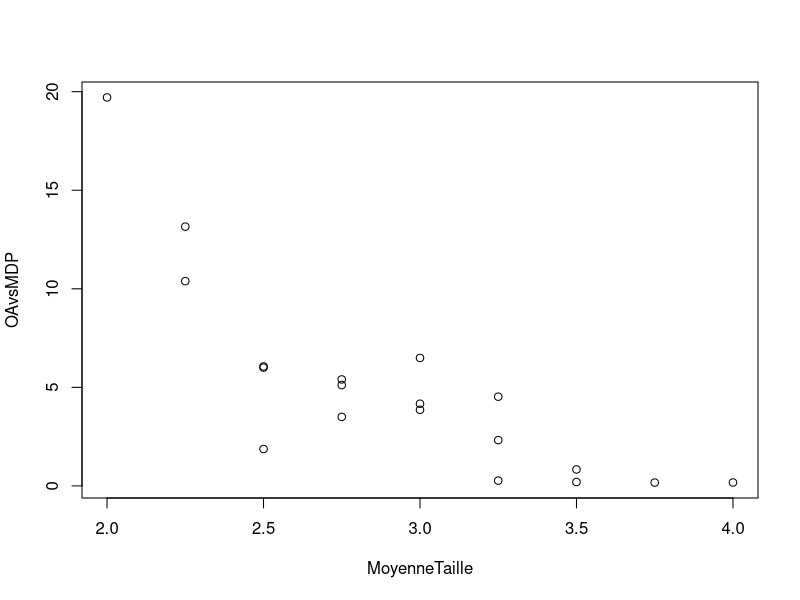
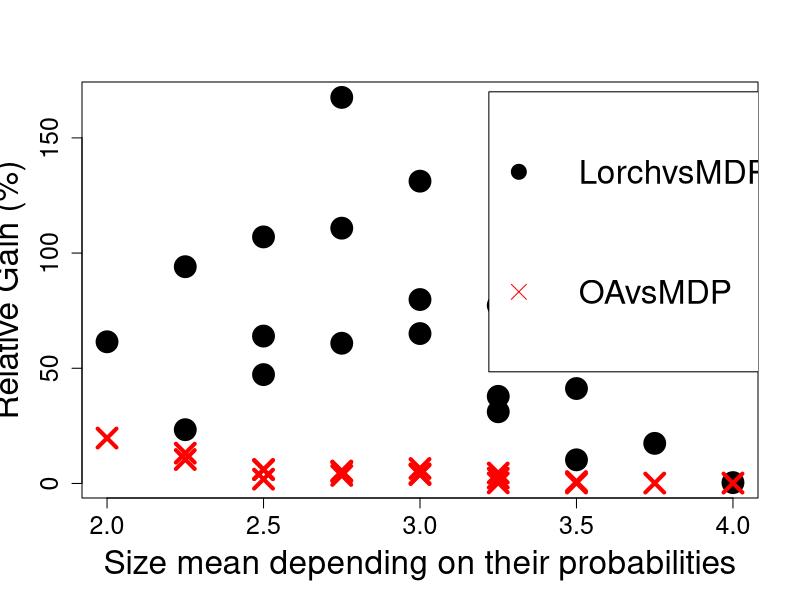
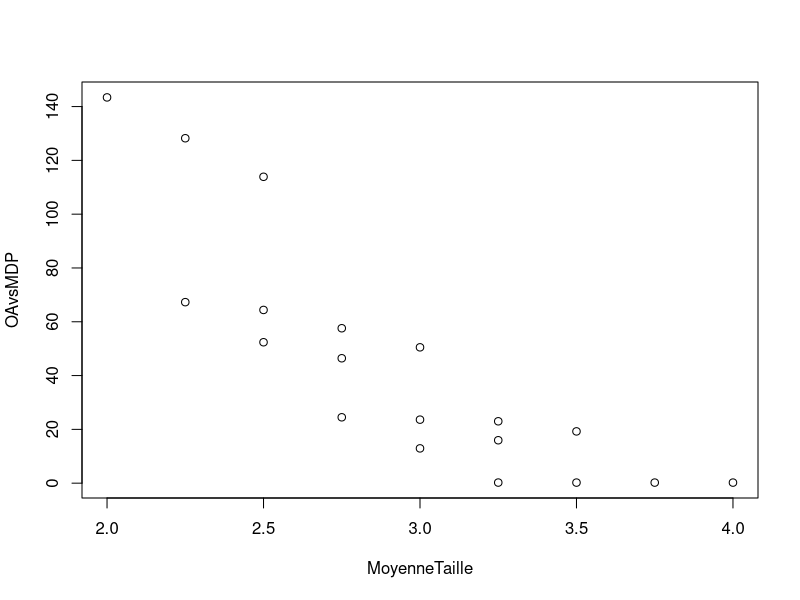
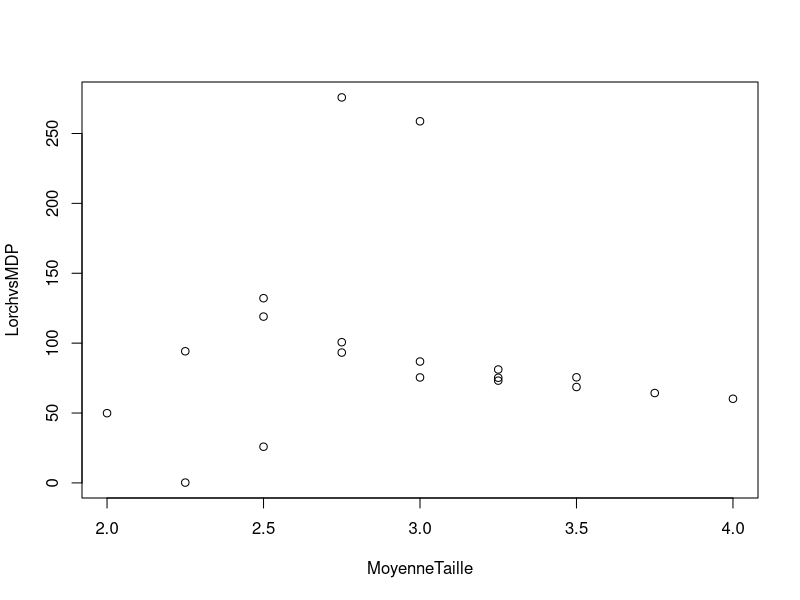
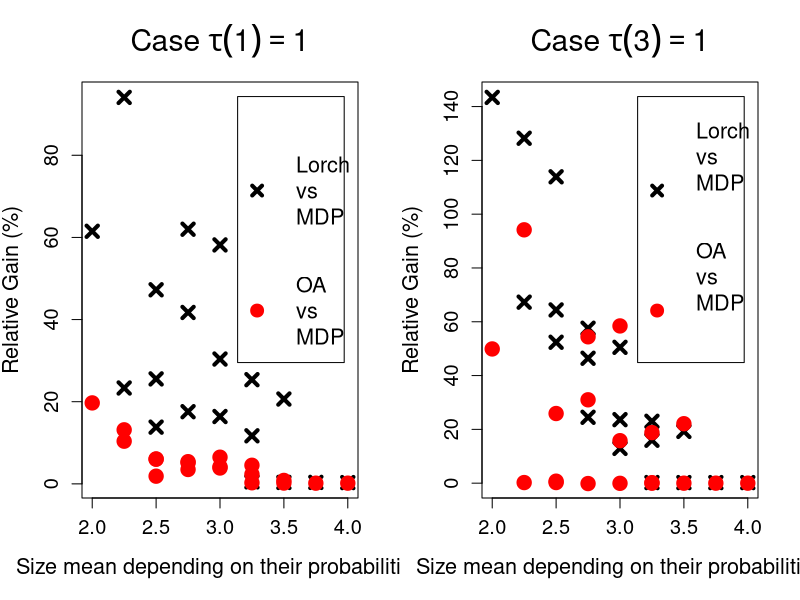
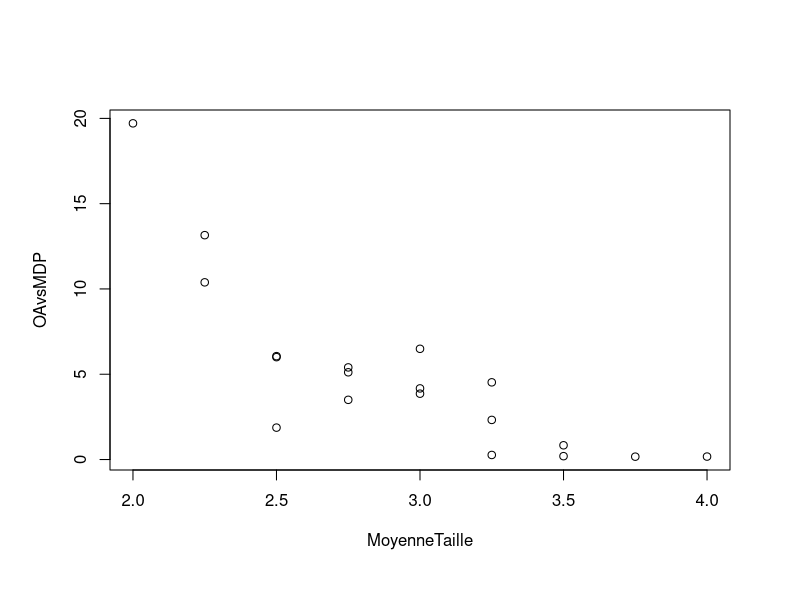
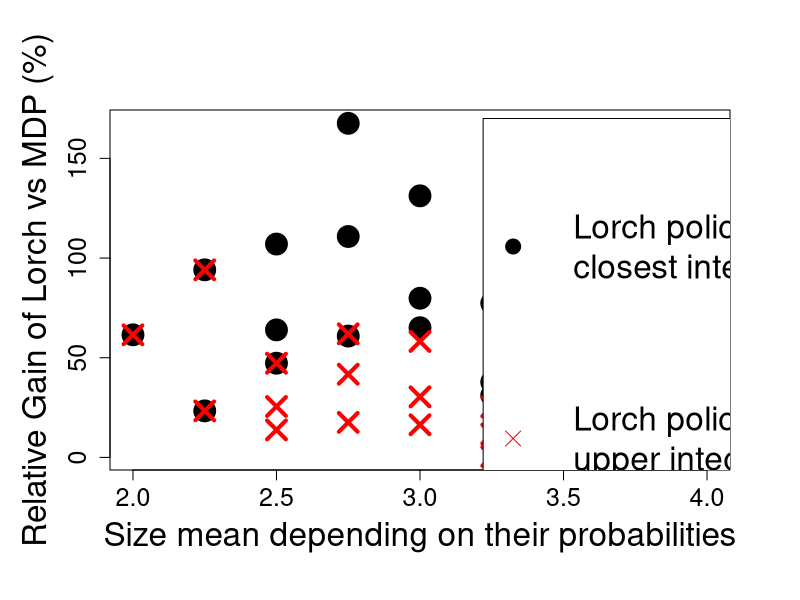
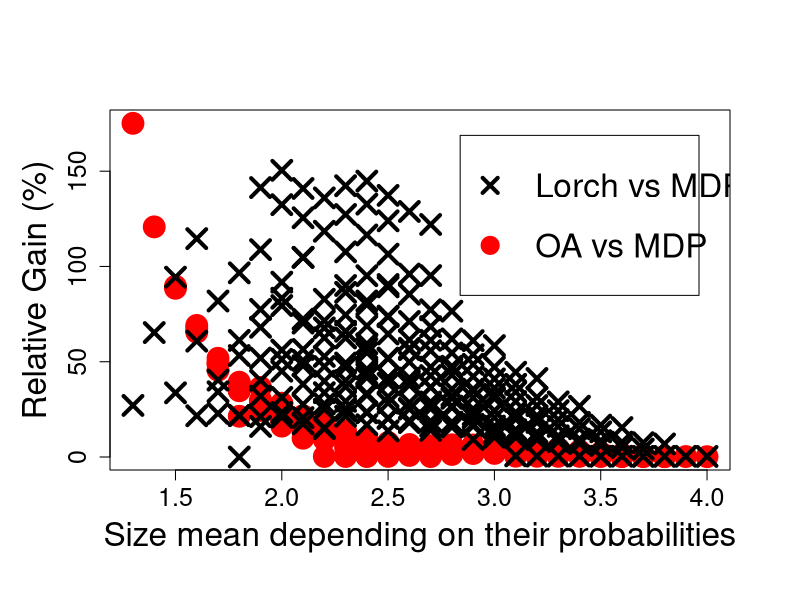

Write the R code that produced these figures, in order.
#CAS taille des probas en 1/4, \tau(1)=1 ~ 1h20, ceilMode
#TODO Manque le dernier terme 
MoyenneTaille<-c(4,3.75,3.5,3.25,3.5,3.25,3,3,2.75,2.5,3.25,3,2.75,2.75,2.5,2.25,2.5,2.25,2)
LorchvsMDP<-c(0.377121,17.4064,41.2048,77.3203,10.2582,37.8185,79.8367,131.211,60.8644,107.021,31.1198,65.0659,110.812,167.572,47.2527,94.09,63.9722,23.3416,61.4972)
OAvsMDP<-c(0.172847,0.167242,0.196612,0.266812,0.834744,2.32194,3.8598,4.16938,3.49985,1.87029,4.52545,6.49099,5.40061,5.11414,6.06011,10.3873,6.00196,13.1537,19.7097)
plot(OAvsMDP~MoyenneTaille)
tailleLegend<-2;

plot(LorchvsMDP~MoyenneTaille,pch=19,cex.lab =tailleLegend, cex.axis=1.5, cex =2.5,lwd = 4, ylab="Relative Gain (%)", xlab="Size mean depending on their probabilities")
points(OAvsMDP~MoyenneTaille, col="red",pch=4, cex =2.5, lwd = 4)
cols<-c(NA,"black",NA,NA,"red",NA);
legend(3.22,170, c(NA,"LorchvsMDP",NA,NA,"OAvsMDP",NA),pch=c(1,19,1,1,4,1),col=cols[1:6],bty="o",cex=tailleLegend,x.intersp = 2,text.width=0.7)

#TODO CAS taille des probas en 1/10

#CAS taille des probas en 1/4, \tau(3)=1 ~ 1h20, ceilMode
#TODO Manque le dernier terme 
MoyenneTaille<-c(4,3.75,3.5,3.25,3.5,3.25,3,3,2.75,2.5,3.25,3,2.75,2.75,2.5,2.25,2.5,2.25,2)
LorchvsMDP<-c(60.1927,64.3014,68.6118,73.1718,75.5447,75.2299,75.4506,258.739,100.672,132.159,81.1463,86.8446,93.2557,275.82,25.8895,94.1835,118.991,0.22161,49.8943)
OAvsMDP<-c(0.21078,0.211221,0.211209,0.22241,19.2454,15.953,12.9298,50.4997,46.4328,113.898,23.0015,23.612,24.4882,57.5913,52.3876,128.229,64.3955,67.2918,143.41)
plot(OAvsMDP~MoyenneTaille)
plot(LorchvsMDP~MoyenneTaille)


####################  CAS taille des probas en 1/4, midmodeLorch
par(mfrow=c(1,2))
#par(tcl=-0.5)
#op=par();

#CAS taille des probas en 1/4, \tau(1)=1 ~ 1h20, midMode
#TODO Manque le dernier terme 
MoyenneTaille<-c(4,3.75,3.5,3.25,3.5,3.25,3,3,2.75,2.5,3.25,3,2.75,2.75,2.5,2.25,2.5,2.25,2)
LorchvsMDP<-c(0.307982,0.357818,0.345325,0.488346,20.6527,25.3669,30.389,58.175,61.9959,25.5534,11.7006,16.3951,17.5708,41.7315,47.2527,94.09,13.8106,23.3416,61.4972)
OAvsMDP<-c(0.172847,0.167242,0.196612,0.266812,0.834744,2.32194,3.8598,4.16938,3.49985,1.87029,4.52545,6.49099,5.40061,5.11414,6.06011,10.3873,6.00196,13.1537,19.7097)
#plot(OAvsMDP~MoyenneTaille)
tailleLegend<-1.3;
#plot(LorchvsMDP~MoyenneTaille)
#points(LorchvsMDP~MoyenneTaille, col="red",pch=4)
plot(LorchvsMDP~MoyenneTaille,main=expression(paste("Case ",tau(1)==1)),cex.main=tailleLegend+0.5,pch=4,cex.lab =tailleLegend, cex.axis=1.2, cex =1.5,lwd = 4, ylab="Relative Gain (%)", xlab="Size mean depending on their probabilities")
points(OAvsMDP~MoyenneTaille, col="red",pch=19, cex =1.5, lwd = 4)
cols<-c("black","red");
legend("topright",c("Lorch\nvs\nMDP","OA\nvs\nMDP"),pch=c(4,19),col=cols[1:6],bty="o",cex=tailleLegend,pt.lwd=4, x.intersp = 2,y.intersp=3,text.width=0.3,inset=c(0.05,0.05*0.7))


#CAS taille des probas en 1/4, \tau(3)=1 ~ 1h20, midMode
# sub=expression(list(rho == 0.1, pi["+"] == 0.1, paste(h^2==0.5," & ", c^2==0.1)))
#TODO Manque le dernier terme 
MoyenneTaille<-c(4,3.75,3.5,3.25,3.5,3.25,3,3,2.75,2.5,3.25,3,2.75,2.75,2.5,2.25,2.5,2.25,2)
LorchvsMDP<-c(0,0.00280274,-0.00498983,-0.000409052,22.0992,18.7997,15.7945,58.4518,54.4105,0.738045,0.17998,-0.0634359,-0.148258,30.9888,25.8895,94.1835,0.229057,0.22161,49.8943)
OAvsMDP<-c(0.21078,0.211221,0.211209,0.22241,19.2454,15.953,12.9298,50.4997,46.4328,113.898,23.0015,23.612,24.4882,57.5913,52.3876,128.229,64.3955,67.2918,143.41)
#plot(OAvsMDP~MoyenneTaille)
#plot(LorchvsMDP~MoyenneTaille)
#points(LorchvsMDP~MoyenneTaille, col="red",pch=4)
plot(OAvsMDP~MoyenneTaille,main=expression(paste("Case ",tau(3)==1)), cex.main=tailleLegend+0.5,pch=4,cex.lab =tailleLegend, cex.axis=1.2, cex =1.5,lwd = 4, ylab="Relative Gain (%)", xlab="Size mean depending on their probabilities")
points(LorchvsMDP~MoyenneTaille, col="red",pch=19, cex =1.5, lwd = 4)
cols<-c("black","red");
legend("topright",c("Lorch\nvs\nMDP","OA\nvs\nMDP"),pch=c(4,19),adj=c(0,0),col=cols[1:2],bty="o",cex=tailleLegend,pt.lwd=4,x.intersp = 2,y.intersp=3,text.width=0.3,inset=c(0.05,0.05*0.70))
#adj=c(0,0)
#################### 

####################  CAS Lorch comparison
# Comparison of Lorch with closestSpeed and Lorch with UpperIntegerSpeed
par(mfrow=c(1,1))
#X11(height=8.27, width=11.69, "landscape") => 11.69/8.27 =1.41
par(mar=c(5,4,4,2)+0.8,oma=rep(0.7,4))

tailleLegend<-2;
MoyenneTaille<-c(4,3.75,3.5,3.25,3.5,3.25,3,3,2.75,2.5,3.25,3,2.75,2.75,2.5,2.25,2.5,2.25,2)
LorchvsMDP<-c(0.377121,17.4064,41.2048,77.3203,10.2582,37.8185,79.8367,131.211,60.8644,107.021,31.1198,65.0659,110.812,167.572,47.2527,94.09,63.9722,23.3416,61.4972)
OAvsMDP<-c(0.172847,0.167242,0.196612,0.266812,0.834744,2.32194,3.8598,4.16938,3.49985,1.87029,4.52545,6.49099,5.40061,5.11414,6.06011,10.3873,6.00196,13.1537,19.7097)
plot(OAvsMDP~MoyenneTaille)
plot(LorchvsMDP~MoyenneTaille, pch=19,cex.lab =tailleLegend, cex.axis=1.5, cex =2.5,lwd = 4, ylab="Relative Gain of Lorch vs MDP (%)", xlab="Size mean depending on their probabilities")

MoyenneTaille<-c(4,3.75,3.5,3.25,3.5,3.25,3,3,2.75,2.5,3.25,3,2.75,2.75,2.5,2.25,2.5,2.25,2)
LorchvsMDP<-c(0.307982,0.357818,0.345325,0.488346,20.6527,25.3669,30.389,58.175,61.9959,25.5534,11.7006,16.3951,17.5708,41.7315,47.2527,94.09,13.8106,23.3416,61.4972)
OAvsMDP<-c(0.172847,0.167242,0.196612,0.266812,0.834744,2.32194,3.8598,4.16938,3.49985,1.87029,4.52545,6.49099,5.40061,5.11414,6.06011,10.3873,6.00196,13.1537,19.7097)
points(LorchvsMDP~MoyenneTaille, col="red",pch=4, cex =2.5, lwd = 4)
cols<-c(NA,"black",NA,NA,"red",NA);
legend(3.22,170,c(NA,"Lorch policy \nclosest integer speed",NA,NA,"Lorch policy \nupper integer speed",NA),pch=c(1,19,1,1,4,1),col=cols[1:6],bty="o",cex=tailleLegend,x.intersp = 2,text.width=0.7)
#################### 


####################  CAS taille des probas en 1/10, midmodeLorch
#DONE CAS taille des probas en 1/10, \tau(1)=1 , midMode
par(mfrow=c(1,1))
MoyenneTaille<-c(4,3.9,3.8,3.7,3.6,3.5,3.4,3.3,3.2,3.1,3.8,3.7,3.6,3.5,3.4,3.3,3.2,3.1,3,3.6,3.5,3.4,3.3,3.2,3.1,3,2.9,3.4,3.3,3.2,3.1,3,2.9,2.8,2.7,3.2,3.1,3,2.9,2.8,2.7,3,2.9,2.8,2.7,2.6,2.5,2.8,2.7,2.6,2.5,2.4,2.6,2.5,2.4,2.4,2.3,2.2,3.7,3.6,3.5,3.4,3.3,3.2,3.1,3,2.9,3.5,3.4,3.3,3.2,3.1,3,2.9,2.8,3.3,3.2,3.1,3,2.9,2.8,2.7,2.6,3.1,3,2.9,2.8,2.7,2.6,2.5,2.9,2.8,2.7,2.6,2.5,2.4,2.7,2.6,2.5,2.4,2.3,2.5,2.4,2.3,2.3,2.2,2.1,3.4,3.3,3.2,3.1,3,2.9,2.8,2.7,3.2,3.1,3,2.9,2.8,2.7,2.6,2.5,3,2.9,2.8,2.7,2.6,2.5,2.4,2.8,2.7,2.6,2.5,2.4,2.3,2.6,2.5,2.4,2.3,2.2,2.4,2.3,2.2,2.1,2.2,2.1,2,2,1.9,1.8,3.1,3,2.9,2.8,2.7,2.6,2.5,2.4,2.9,2.8,2.7,2.6,2.5,2.4,2.3,2.7,2.6,2.5,2.4,2.3,2.2,2.5,2.4,2.3,2.2,2.1,2.3,2.2,2.1,2.1,2,1.9,2.8,2.7,2.6,2.5,2.4,2.3,2.6,2.5,2.4,2.3,2.2,2.1,2.4,2.3,2.2,2.1,2,2.2,2.1,2,2,1.9,1.8,2.5,2.4,2.3,2.2,2.1,2,2.3,2.2,2.1,2,1.9,2.1,2,1.9,1.9,1.8,1.7,2.2,2.1,2,1.9,2,1.9,1.8,1.8,1.7,1.6,1.9,1.8,1.7,1.7,1.6,1.5,1.6,1.5,1.4,1.3)
LorchvsMDP<-c(0.307982,0.358581,0.320325,0.309954,0.394143,0.383246,0.512147,0.466444,0.466405,0.59797,6.84385,7.50067,7.83155,8.58124,9.36479,10.1264,11.2143,12.2339,12.506,15.4432,16.7437,18.1395,19.595,21.6867,23.4375,24.2788,22.1167,26.6563,28.9242,31.3078,34.1661,36.1531,35.6202,32.2254,122.046,41.2118,44.4921,47.2348,48.6323,47.6129,95.2165,58.4758,61.0812,61.9881,61.278,85.4311,106.472,76.5435,77.2588,56.4038,73.9718,95.1586,96.0136,41.6252,59.3995,23.2107,40.1471,15.3292,4.15504,4.97504,6.00706,7.04232,8.07987,9.1757,10.2748,10.3331,9.20968,13.215,14.832,16.0549,18.1574,19.806,20.6586,20.5089,18.2607,24.3223,27.0095,29.1209,30.6733,31.1248,30.804,28.9131,128.874,38.1345,40.9929,42.2471,43.0344,42.7298,41.4451,123.962,53.6493,54.6077,55.7801,57.0428,90.536,116.538,68.4231,71.1467,73.6196,79.9175,107.678,89.3068,43.6091,65.9957,24.3554,47.4964,20.6905,9.17194,11.116,12.8696,14.2614,15.2212,16.2093,15.7503,14.0031,20.2545,22.488,24.1674,24.8379,25.9036,25.404,25.1277,137.305,32.8663,34.6479,35.6239,36.5533,37.6727,38.7052,132.718,46.3866,47.1959,49.8589,51.6309,54.7463,127.279,61.4499,64.5662,68.8158,86.419,118.499,81.9027,90.0192,71.5385,104.752,27.9141,50.6621,83.3372,20.929,51.926,-0.0210914,14.0169,16.2202,17.158,18.0447,18.8116,19.1185,20.2849,144.817,25.2268,26.7265,27.3753,28.5904,31.6104,33.3763,142.378,36.6415,38.7087,41.6486,46.1195,49.3145,135.991,51.8979,56.9902,62.4662,67.756,125.582,74.562,82.7705,72.3328,104.822,51.2715,21.1753,15.8873,16.2389,18.0806,20.4014,23.6069,25.4788,25.4863,28.3086,32.4514,36.8041,39.8133,140.947,41.6508,47.01,52.8067,56.441,132.445,62.568,70.2804,79.4648,91.7723,108.83,21.7843,13.7112,16.9368,21.37,25.094,27.6045,150.46,29.2062,33.7391,38.1763,45.0421,141.415,47.9375,56.108,68.0874,77.4773,96.6523,22.8669,14.9159,17.3815,23.4027,31.943,31.2877,40.2387,53.2582,61.2009,81.8704,114.616,16.0355,21.7103,34.2382,40.3784,60.8113,94.3998,21.654,33.6861,65.3136,27.0745)
OAvsMDP<-c(0.172847,0.235969,0.207023,0.178248,0.235295,0.281121,0.348709,0.350015,0.385744,0.420728,0.274378,0.41142,0.317662,0.489033,0.643023,0.82651,1.19026,1.92233,1.87578,0.674372,0.967086,1.21831,1.69833,2.46281,2.94003,3.22531,1.81562,1.45967,2.02823,2.64439,3.60587,4.34191,3.54165,1.32599,0.217265,3.05321,3.84042,4.46342,4.3733,3.06779,1.06208,4.09955,4.41073,3.83382,2.70625,0.815903,0.312122,4.27445,3.22601,2.085,0.719134,0.257527,2.76205,1.55766,0.455801,1.24396,0.260951,0.279809,1.09466,1.55178,2.06589,2.77779,3.21228,3.76708,4.07476,3.58778,2.38131,2.25761,2.82854,3.15057,3.84337,4.50905,4.45137,3.70536,2.05955,3.12696,4.32034,4.88877,4.67362,4.4028,3.39434,2.4631,3.15294,4.4158,5.36895,5.07876,4.24891,3.46536,3.03677,4.62529,5.02441,4.44869,3.75723,3.95485,3.98649,6.20367,3.56377,3.71248,4.33,5.43794,8.40972,3.91562,4.8172,7.25047,4.9705,9.03422,9.86898,3.2185,4.48506,5.01363,5.42053,5.80199,5.63313,4.38411,2.93463,4.76891,5.67008,5.94014,5.33428,5.25046,4.08051,4.3881,6.47071,5.4045,5.73442,5.42238,4.83558,4.80972,6.04796,8.98372,5.14563,4.9378,5.0193,5.73503,8.3861,12.2174,4.80891,5.55101,7.55242,10.9785,15.7931,5.5611,9.43865,13.6077,18.9339,11.1911,15.1999,22.189,16.2034,24.8668,21.3623,5.44111,6.61884,6.18744,6.28885,5.74424,5.53467,6.37499,9.26921,6.26353,5.91299,5.70489,5.69473,7.03991,9.03162,13.5881,5.21595,5.50007,6.39976,9.1617,11.832,17.8503,5.57291,8.02304,11.092,14.8008,21.6243,9.6106,13.5153,17.5939,15.0804,21.1817,24.4074,6.31393,5.7143,6.56766,7.5879,9.43988,10.8906,5.12021,6.49759,8.88934,11.5577,14.0317,21.4691,7.37328,10.7331,14.3036,17.3393,28.2304,11.8721,16.3426,22.7599,19.5126,29.4662,35.0749,5.73734,8.5648,11.2144,14.167,15.9351,27.8663,9.7953,13.2129,15.9683,21.9821,36.5277,14.8588,20.9,29.8681,25.9352,39.2651,48.7732,12.6706,15.0338,20.7417,28.5728,18.8491,26.9801,38.5264,34.7752,51.8081,65.5166,28.2431,35.3296,49.4539,45.5671,67.5223,89.6425,69.0592,88.5498,120.784,175.127)
#plot(OAvsMDP~MoyenneTaille,pch=19,cex.lab =tailleLegend, cex.axis=1.5, cex =2.5,lwd = 4, ylab="Relative Gain (%)", xlab="Size mean depending on their probabilities")
tailleLegend<-2;

plot(OAvsMDP~MoyenneTaille,pch=19,cex.lab =tailleLegend, col="red", cex.axis=1.5, cex =2.5,lwd = 4, ylab="Relative Gain (%)", xlab="Size mean depending on their probabilities")
points(LorchvsMDP~MoyenneTaille, col="black",pch=4, cex =2.5, lwd = 4)
cols<-c("black","red");
legend("topright", c("Lorch vs MDP","OA vs MDP"),pch=c(4,19),col=cols[1:6],bty="o",cex=tailleLegend,x.intersp = 1.5, y.intersp = 1.5,text.width=0.7,inset=c(0.05,0.05*1.41), pt.lwd=4)

####################  CAS taille des probas en 1/10, midmodeLorch
#DONE CAS taille des probas en 1/10, \tau(1)=1 , midMode
par(mfrow=c(1,2))
par(mar=c(5,4,4,2)+0.8,oma=rep(0.7,4))

MoyenneTaille<-c(4,3.9,3.8,3.7,3.6,3.5,3.4,3.3,3.2,3.1,3.8,3.7,3.6,3.5,3.4,3.3,3.2,3.1,3,3.6,3.5,3.4,3.3,3.2,3.1,3,2.9,3.4,3.3,3.2,3.1,3,2.9,2.8,2.7,3.2,3.1,3,2.9,2.8,2.7,3,2.9,2.8,2.7,2.6,2.5,2.8,2.7,2.6,2.5,2.4,2.6,2.5,2.4,2.4,2.3,2.2,3.7,3.6,3.5,3.4,3.3,3.2,3.1,3,2.9,3.5,3.4,3.3,3.2,3.1,3,2.9,2.8,3.3,3.2,3.1,3,2.9,2.8,2.7,2.6,3.1,3,2.9,2.8,2.7,2.6,2.5,2.9,2.8,2.7,2.6,2.5,2.4,2.7,2.6,2.5,2.4,2.3,2.5,2.4,2.3,2.3,2.2,2.1,3.4,3.3,3.2,3.1,3,2.9,2.8,2.7,3.2,3.1,3,2.9,2.8,2.7,2.6,2.5,3,2.9,2.8,2.7,2.6,2.5,2.4,2.8,2.7,2.6,2.5,2.4,2.3,2.6,2.5,2.4,2.3,2.2,2.4,2.3,2.2,2.1,2.2,2.1,2,2,1.9,1.8,3.1,3,2.9,2.8,2.7,2.6,2.5,2.4,2.9,2.8,2.7,2.6,2.5,2.4,2.3,2.7,2.6,2.5,2.4,2.3,2.2,2.5,2.4,2.3,2.2,2.1,2.3,2.2,2.1,2.1,2,1.9,2.8,2.7,2.6,2.5,2.4,2.3,2.6,2.5,2.4,2.3,2.2,2.1,2.4,2.3,2.2,2.1,2,2.2,2.1,2,2,1.9,1.8,2.5,2.4,2.3,2.2,2.1,2,2.3,2.2,2.1,2,1.9,2.1,2,1.9,1.9,1.8,1.7,2.2,2.1,2,1.9,2,1.9,1.8,1.8,1.7,1.6,1.9,1.8,1.7,1.7,1.6,1.5,1.6,1.5,1.4,1.3)
#LorchvsMDP<-c(0.307982,0.358581,0.320325,0.309954,0.394143,0.383246,0.512147,0.466444,0.466405,0.59797,6.84385,7.50067,7.83155,8.58124,9.36479,10.1264,11.2143,12.2339,12.506,15.4432,16.7437,18.1395,19.595,21.6867,23.4375,24.2788,22.1167,26.6563,28.9242,31.3078,34.1661,36.1531,35.6202,32.2254,122.046,41.2118,44.4921,47.2348,48.6323,47.6129,95.2165,58.4758,61.0812,61.9881,61.278,85.4311,106.472,76.5435,77.2588,56.4038,73.9718,95.1586,96.0136,41.6252,59.3995,23.2107,40.1471,15.3292,4.15504,4.97504,6.00706,7.04232,8.07987,9.1757,10.2748,10.3331,9.20968,13.215,14.832,16.0549,18.1574,19.806,20.6586,20.5089,18.2607,24.3223,27.0095,29.1209,30.6733,31.1248,30.804,28.9131,128.874,38.1345,40.9929,42.2471,43.0344,42.7298,41.4451,123.962,53.6493,54.6077,55.7801,57.0428,90.536,116.538,68.4231,71.1467,73.6196,79.9175,107.678,89.3068,43.6091,65.9957,24.3554,47.4964,20.6905,9.17194,11.116,12.8696,14.2614,15.2212,16.2093,15.7503,14.0031,20.2545,22.488,24.1674,24.8379,25.9036,25.404,25.1277,137.305,32.8663,34.6479,35.6239,36.5533,37.6727,38.7052,132.718,46.3866,47.1959,49.8589,51.6309,54.7463,127.279,61.4499,64.5662,68.8158,86.419,118.499,81.9027,90.0192,71.5385,104.752,27.9141,50.6621,83.3372,20.929,51.926,-0.0210914,14.0169,16.2202,17.158,18.0447,18.8116,19.1185,20.2849,144.817,25.2268,26.7265,27.3753,28.5904,31.6104,33.3763,142.378,36.6415,38.7087,41.6486,46.1195,49.3145,135.991,51.8979,56.9902,62.4662,67.756,125.582,74.562,82.7705,72.3328,104.822,51.2715,21.1753,15.8873,16.2389,18.0806,20.4014,23.6069,25.4788,25.4863,28.3086,32.4514,36.8041,39.8133,140.947,41.6508,47.01,52.8067,56.441,132.445,62.568,70.2804,79.4648,91.7723,108.83,21.7843,13.7112,16.9368,21.37,25.094,27.6045,150.46,29.2062,33.7391,38.1763,45.0421,141.415,47.9375,56.108,68.0874,77.4773,96.6523,22.8669,14.9159,17.3815,23.4027,31.943,31.2877,40.2387,53.2582,61.2009,81.8704,114.616,16.0355,21.7103,34.2382,40.3784,60.8113,94.3998,21.654,33.6861,65.3136,27.0745)
LorchvsMDP<-c(0.307982,0.358581,0.320325,0.309954,0.394143,0.383246,0.512147,0.466444,0.466405,0.59797,6.84385,7.50067,7.83155,8.58124,9.36479,10.1264,11.2143,12.2339,12.506,15.4432,16.7437,18.1395,19.595,21.6867,23.4375,24.2788,22.1167,26.6563,28.9242,31.3078,34.1661,36.1531,35.6202,32.2254,122.046,41.2118,44.4921,47.2348,48.6323,47.6129,95.2165,58.4758,61.0812,61.9881,61.278,85.4311,106.472,76.5435,77.2588,56.4038,73.9718,95.1586,96.0136,41.6252,59.3995,23.2107,40.1471,15.3292,4.15504,4.97504,6.00706,7.04232,8.07987,9.1757,10.2748,10.3331,9.20968,13.215,14.832,16.0549,18.1574,19.806,20.6586,20.5089,18.2607,24.3223,27.0095,29.1209,30.6733,31.1248,30.804,28.9131,128.874,38.1345,40.9929,42.2471,43.0344,42.7298,41.4451,123.962,53.6493,54.6077,55.7801,57.0428,90.536,116.538,68.4231,71.1467,73.6196,79.9175,107.678,89.3068,43.6091,65.9957,24.3554,47.4964,20.6905,9.17194,11.116,12.8696,14.2614,15.2212,16.2093,15.7503,14.0031,20.2545,22.488,24.1674,24.8379,25.9036,25.404,25.1277,137.305,32.8663,34.6479,35.6239,36.5533,37.6727,38.7052,132.718,46.3866,47.1959,49.8589,51.6309,54.7463,127.279,61.4499,64.5662,68.8158,86.419,118.499,81.9027,90.0192,71.5385,104.752,27.9141,50.6621,83.3372,20.929,51.926,0,14.0169,16.2202,17.158,18.0447,18.8116,19.1185,20.2849,144.817,25.2268,26.7265,27.3753,28.5904,31.6104,33.3763,142.378,36.6415,38.7087,41.6486,46.1195,49.3145,135.991,51.8979,56.9902,62.4662,67.756,125.582,74.562,82.7705,72.3328,104.822,51.2715,21.1753,15.8873,16.2389,18.0806,20.4014,23.6069,25.4788,25.4863,28.3086,32.4514,36.8041,39.8133,140.947,41.6508,47.01,52.8067,56.441,132.445,62.568,70.2804,79.4648,91.7723,108.83,21.7843,13.7112,16.9368,21.37,25.094,27.6045,150.46,29.2062,33.7391,38.1763,45.0421,141.415,47.9375,56.108,68.0874,77.4773,96.6523,22.8669,14.9159,17.3815,23.4027,31.943,31.2877,40.2387,53.2582,61.2009,81.8704,114.616,16.0355,21.7103,34.2382,40.3784,60.8113,94.3998,21.654,33.6861,65.3136,27.0745)
OAvsMDP<-c(0.172847,0.235969,0.207023,0.178248,0.235295,0.281121,0.348709,0.350015,0.385744,0.420728,0.274378,0.41142,0.317662,0.489033,0.643023,0.82651,1.19026,1.92233,1.87578,0.674372,0.967086,1.21831,1.69833,2.46281,2.94003,3.22531,1.81562,1.45967,2.02823,2.64439,3.60587,4.34191,3.54165,1.32599,0.217265,3.05321,3.84042,4.46342,4.3733,3.06779,1.06208,4.09955,4.41073,3.83382,2.70625,0.815903,0.312122,4.27445,3.22601,2.085,0.719134,0.257527,2.76205,1.55766,0.455801,1.24396,0.260951,0.279809,1.09466,1.55178,2.06589,2.77779,3.21228,3.76708,4.07476,3.58778,2.38131,2.25761,2.82854,3.15057,3.84337,4.50905,4.45137,3.70536,2.05955,3.12696,4.32034,4.88877,4.67362,4.4028,3.39434,2.4631,3.15294,4.4158,5.36895,5.07876,4.24891,3.46536,3.03677,4.62529,5.02441,4.44869,3.75723,3.95485,3.98649,6.20367,3.56377,3.71248,4.33,5.43794,8.40972,3.91562,4.8172,7.25047,4.9705,9.03422,9.86898,3.2185,4.48506,5.01363,5.42053,5.80199,5.63313,4.38411,2.93463,4.76891,5.67008,5.94014,5.33428,5.25046,4.08051,4.3881,6.47071,5.4045,5.73442,5.42238,4.83558,4.80972,6.04796,8.98372,5.14563,4.9378,5.0193,5.73503,8.3861,12.2174,4.80891,5.55101,7.55242,10.9785,15.7931,5.5611,9.43865,13.6077,18.9339,11.1911,15.1999,22.189,16.2034,24.8668,21.3623,5.44111,6.61884,6.18744,6.28885,5.74424,5.53467,6.37499,9.26921,6.26353,5.91299,5.70489,5.69473,7.03991,9.03162,13.5881,5.21595,5.50007,6.39976,9.1617,11.832,17.8503,5.57291,8.02304,11.092,14.8008,21.6243,9.6106,13.5153,17.5939,15.0804,21.1817,24.4074,6.31393,5.7143,6.56766,7.5879,9.43988,10.8906,5.12021,6.49759,8.88934,11.5577,14.0317,21.4691,7.37328,10.7331,14.3036,17.3393,28.2304,11.8721,16.3426,22.7599,19.5126,29.4662,35.0749,5.73734,8.5648,11.2144,14.167,15.9351,27.8663,9.7953,13.2129,15.9683,21.9821,36.5277,14.8588,20.9,29.8681,25.9352,39.2651,48.7732,12.6706,15.0338,20.7417,28.5728,18.8491,26.9801,38.5264,34.7752,51.8081,65.5166,28.2431,35.3296,49.4539,45.5671,67.5223,89.6425,69.0592,88.5498,120.784,175.127)
#plot(OAvsMDP~MoyenneTaille,pch=19,cex.lab =tailleLegend, cex.axis=1.5, cex =2.5,lwd = 4, ylab="Relative Gain (%)", xlab="Size mean depending on their probabilities")
# CALCUL DU MAX ET DU MIN
#iterVal<-seq(min(MoyenneTaille),max(MoyenneTaille),by=0.1);
borne<-(max(MoyenneTaille)-min(MoyenneTaille))*10
iterVal<-NULL
for (i in 0:borne) {
  iterVal<-c(iterVal,(13+i)/10)
}
ValueMin<-NULL;ValueMax<-NULL;ValueMean<-NULL;
for (i in iterVal) {
  print(i)
  print(which(MoyenneTaille==i))
  ValueMin<-c(ValueMin,min(LorchvsMDP[which(MoyenneTaille==i)]));
  ValueMax<-c(ValueMax,max(LorchvsMDP[which(MoyenneTaille==i)]));
  ValueMean<-c(ValueMean,mean(LorchvsMDP[which(MoyenneTaille==i)]));
}

borne<-(max(MoyenneTaille)-min(MoyenneTaille))*10
iterVal<-NULL
for (i in 0:borne) {
  iterVal<-c(iterVal,(13+i)/10)
}
ValueMinOA<-NULL;ValueMaxOA<-NULL;ValueMeanOA<-NULL;
for (i in iterVal) {
  print(i)
  print(which(MoyenneTaille==i))
  ValueMinOA<-c(ValueMinOA,min(OAvsMDP[which(MoyenneTaille==i)]));
  ValueMaxOA<-c(ValueMaxOA,max(OAvsMDP[which(MoyenneTaille==i)]));
  ValueMeanOA<-c(ValueMeanOA,mean(OAvsMDP[which(MoyenneTaille==i)]));
}

tailleLegend<-1.3;

plot(OAvsMDP~MoyenneTaille,ylim=c(0,200),pch=".",main="Case OA vs MDP",cex.main=tailleLegend+0.5,cex.lab =tailleLegend, col="black", cex.axis=1.5, cex =2.5,lwd = 1, ylab="Relative Gain (%)", xlab="Size mean depending on their probabilities")
lines(iterVal,ValueMaxOA,col='red')
lines(iterVal,ValueMinOA,col='blue')
lines(iterVal,ValueMeanOA,col='green')

plot(LorchvsMDP~MoyenneTaille,pch=".",ylim=c(0,180),main="Case Lorch vs MDP",cex.main=tailleLegend+0.5,cex.lab =tailleLegend, col="black", cex.axis=1.5, cex =2.5,lwd = 1, ylab="Relative Gain (%)", xlab="Size mean depending on their probabilities")
lines(iterVal,ValueMax,col='red')
lines(iterVal,ValueMin,col='blue')
lines(iterVal,ValueMean,col='green')

#cols<-c("black","red");
#legend("topright", c("Lorch vs MDP","OA vs MDP"),pch=c(4,19),col=cols[1:6],bty="o",cex=tailleLegend,x.intersp = 1.5, y.intersp = 1.5,text.width=0.7,inset=c(0.05,0.05*1.41), pt.lwd=4)

##############

####################  CAS taille des probas en 1/10, midmodeLorch
#DONE CAS taille des probas en 1/10, \tau(3)=1 , midMode
par(mfrow=c(1,2))
par(mar=c(5,4,4,2)+0.8,oma=rep(0.7,4))

MoyenneTaille<-c(4,3.9,3.8,3.7,3.6,3.5,3.4,3.3,3.2,3.1,3.8,3.7,3.6,3.5,3.4,3.3,3.2,3.1,3,3.6,3.5,3.4,3.3,3.2,3.1,3,2.9,3.4,3.3,3.2,3.1,3,2.9,2.8,2.7,3.2,3.1,3,2.9,2.8,2.7,3,2.9,2.8,2.7,2.6,2.5,2.8,2.7,2.6,2.5,2.4,2.6,2.5,2.4,2.4,2.3,2.2,3.7,3.6,3.5,3.4,3.3,3.2,3.1,3,2.9,3.5,3.4,3.3,3.2,3.1,3,2.9,2.8,3.3,3.2,3.1,3,2.9,2.8,2.7,2.6,3.1,3,2.9,2.8,2.7,2.6,2.5,2.9,2.8,2.7,2.6,2.5,2.4,2.7,2.6,2.5,2.4,2.3,2.5,2.4,2.3,2.3,2.2,2.1,3.4,3.3,3.2,3.1,3,2.9,2.8,2.7,3.2,3.1,3,2.9,2.8,2.7,2.6,2.5,3,2.9,2.8,2.7,2.6,2.5,2.4,2.8,2.7,2.6,2.5,2.4,2.3,2.6,2.5,2.4,2.3,2.2,2.4,2.3,2.2,2.1,2.2,2.1,2,2,1.9,1.8,3.1,3,2.9,2.8,2.7,2.6,2.5,2.4,2.9,2.8,2.7,2.6,2.5,2.4,2.3,2.7,2.6,2.5,2.4,2.3,2.2,2.5,2.4,2.3,2.2,2.1,2.3,2.2,2.1,2.1,2,1.9,2.8,2.7,2.6,2.5,2.4,2.3,2.6,2.5,2.4,2.3,2.2,2.1,2.4,2.3,2.2,2.1,2,2.2,2.1,2,2,1.9,1.8,2.5,2.4,2.3,2.2,2.1,2,2.3,2.2,2.1,2,1.9,2.1,2,1.9,1.9,1.8,1.7,2.2,2.1,2,1.9,2,1.9,1.8,1.8,1.7,1.6,1.9,1.8,1.7,1.7,1.6,1.5,1.6,1.5,1.4,1.3)
#LorchvsMDP<-c(0,0.00342329,0.0178799,0.00344735,0.0102902,-0.00709918,0.0191104,-0.0149447,0.014667,0.0116066,7.72233,6.52951,5.40449,4.42456,3.27797,2.16733,1.04165,0.863686,0.881668,16.7756,15.3454,14.3199,13.1119,12.0169,10.6897,9.6013,8.46526,27.699,26.4849,24.9928,23.8344,22.5845,21.0872,19.7432,-0.000149904,41.5727,39.9807,38.3921,36.6672,35.2315,-0.108937,58.5617,56.8424,54.927,53.4939,0.0694544,0.451792,81.0422,78.9312,-0.235007,0.246435,0.0359789,112.066,0.040858,-0.184509,0.227933,-0.0269287,0.782864,0.0673736,-0.170661,0.127185,0.193884,0.0584304,-0.0190079,-0.0424269,0.0622597,0.140375,8.53772,7.28449,6.03943,4.92319,3.87042,2.41398,1.15881,-0.0160138,18.7067,17.6446,16.2083,14.6552,13.3942,11.9178,10.8551,0.316998,31.5944,29.9681,28.5699,26.9004,25.6146,24.1244,0.323372,47.9068,45.8596,44.2687,42.4569,0.369922,-0.146668,68.6134,66.9518,65.2789,0.349783,-0.0552248,97.84,-0.119955,-0.122228,0.0628716,-0.0210748,0.208401,-0.0094412,0.0308217,0.0813016,0.206338,-0.0818923,0.031272,-0.213664,0.0475849,9.50757,8.32023,7.16031,5.4468,4.23221,2.6595,1.44765,0.137386,21.5157,19.8881,18.413,16.682,15.1565,13.7772,-0.169449,36.468,34.409,32.8576,31.1172,29.3488,0.215094,56.445,54.1601,52.7831,0.0467817,0.428141,84.106,81.0377,0.317424,0.719951,-0.104529,0.193851,0.66546,0.0838295,0.16595,0.0137696,0.0153621,0.143562,0.227807,0.0479989,0.170806,0.0422403,0.263643,-0.111222,10.9483,9.24664,7.75463,6.25118,4.41095,3.60249,0.489705,24.8845,22.66,21.3362,19.1643,18.3079,-0.0495162,43.1358,40.9644,39.1135,36.4309,0.10153,68.1044,66.4324,-0.030174,107.478,0.301298,0.301114,-0.0789342,0.100963,0.155188,0.297476,0.140212,0.390621,12.8408,10.9427,9.37187,7.18277,5.47005,0.319404,29.76,27.3303,25.4123,22.9097,0.271362,52.9376,50.2574,47.9305,88.6079,84.4955,0.306869,-0.101167,0.171109,0.259162,0.442257,0.169326,0.526249,15.2533,12.8867,10.9806,9.15116,0.497027,36.5054,33.9924,31.231,67.8361,64.6941,0.209601,0.305439,0.573593,0.624248,0.39354,18.7583,16.0869,13.308,47.1927,43.4655,96.8346,0.442065,-0.71191,-0.20966,24.4341,21.287,67.8085,0.485661,-0.3551,35.8337,0.123415)
LorchvsMDP<-c(0,0.00342329,0.0178799,0.00344735,0.0102902,-0,0.0191104,-0,0.014667,0.0116066,7.72233,6.52951,5.40449,4.42456,3.27797,2.16733,1.04165,0.863686,0.881668,16.7756,15.3454,14.3199,13.1119,12.0169,10.6897,9.6013,8.46526,27.699,26.4849,24.9928,23.8344,22.5845,21.0872,19.7432,-0,41.5727,39.9807,38.3921,36.6672,35.2315,-0,58.5617,56.8424,54.927,53.4939,0.0694544,0.451792,81.0422,78.9312,-0,0.246435,0.0359789,112.066,0.040858,-0,0.227933,-0,0.782864,0.0673736,-0,0.127185,0.193884,0.0584304,-0,-0,0.0622597,0.140375,8.53772,7.28449,6.03943,4.92319,3.87042,2.41398,1.15881,-0,18.7067,17.6446,16.2083,14.6552,13.3942,11.9178,10.8551,0.316998,31.5944,29.9681,28.5699,26.9004,25.6146,24.1244,0.323372,47.9068,45.8596,44.2687,42.4569,0.369922,-0,68.6134,66.9518,65.2789,0.349783,-0,97.84,-0,-0,0.0628716,-0,0.208401,-0,0.0308217,0.0813016,0.206338,-0,0.031272,-0,0.0475849,9.50757,8.32023,7.16031,5.4468,4.23221,2.6595,1.44765,0.137386,21.5157,19.8881,18.413,16.682,15.1565,13.7772,-0,36.468,34.409,32.8576,31.1172,29.3488,0.215094,56.445,54.1601,52.7831,0.0467817,0.428141,84.106,81.0377,0.317424,0.719951,-0,0.193851,0.66546,0.0838295,0.16595,0.0137696,0.0153621,0.143562,0.227807,0.0479989,0.170806,0.0422403,0.263643,-0,10.9483,9.24664,7.75463,6.25118,4.41095,3.60249,0.489705,24.8845,22.66,21.3362,19.1643,18.3079,-0,43.1358,40.9644,39.1135,36.4309,0.10153,68.1044,66.4324,-0,107.478,0.301298,0.301114,-0,0.100963,0.155188,0.297476,0.140212,0.390621,12.8408,10.9427,9.37187,7.18277,5.47005,0.319404,29.76,27.3303,25.4123,22.9097,0.271362,52.9376,50.2574,47.9305,88.6079,84.4955,0.306869,-0,0.171109,0.259162,0.442257,0.169326,0.526249,15.2533,12.8867,10.9806,9.15116,0.497027,36.5054,33.9924,31.231,67.8361,64.6941,0.209601,0.305439,0.573593,0.624248,0.39354,18.7583,16.0869,13.308,47.1927,43.4655,96.8346,0.442065,-0,-0,24.4341,21.287,67.8085,0.485661,-0,35.8337,0.123415)
OAvsMDP<-c(0.21078,0.207269,0.221736,0.215896,0.226624,0.223594,0.242638,0.222063,0.241122,0.231754,6.8523,5.68986,4.57858,3.56928,2.41402,1.32396,0.202107,-0.00270179,-0.0041963,14.6264,13.238,12.1474,11.0004,9.89559,8.55273,7.50716,6.33166,24.0082,22.833,21.2867,20.1816,18.889,17.3928,16.0677,14.7109,35.9881,34.3821,32.8374,31.1191,29.6973,28.2828,50.596,48.8507,46.9543,45.5362,43.7764,42.507,69.8871,67.8198,65.6682,64.0993,62.0037,96.5631,93.8814,91.6619,134.853,131.308,195.138,7.98306,7.89199,8.22758,8.36188,8.3637,8.40755,8.4743,8.57967,8.77305,15.9504,14.6923,13.5072,12.3533,11.3654,9.91956,8.68344,7.48489,25.6985,24.6437,23.1744,21.7389,20.3389,18.9051,17.7624,16.5463,37.7223,36.295,34.7457,33.2598,31.8711,30.4102,29.0294,53.2849,51.3421,49.7092,47.9042,46.0868,44.4496,72.8734,71.2326,69.6408,67.5601,65.0157,100.522,98.3668,95.7616,141.029,138.327,204.335,17.3452,17.5463,17.8612,18.1302,18.2148,18.5236,18.5831,19.1262,27.4505,26.1746,24.9071,23.414,22.1538,20.5163,19.3029,17.943,39.9688,38.3599,36.8945,35.3049,33.7591,32.273,30.6383,56.0015,53.6857,52.1945,50.6143,48.7197,47.2531,76.94,74.7812,73.2004,70.2174,68.8944,106.276,102.895,100.871,99.0043,148.019,145.632,142.844,216.627,212.862,345.14,29.1809,29.6665,29.9357,30.4015,31.0026,31.2163,31.9686,19.4682,42.0984,40.3469,38.8933,37.285,35.6293,34.662,32.9395,58.7467,56.1888,54.9227,53.0973,52.0416,49.4872,80.2741,78.2833,76.1171,73.8702,72.1022,109.837,108.416,105.678,156.802,152.836,229.627,44.1172,44.8887,45.5182,46.7482,47.1308,48.1188,61.533,59.7839,57.997,55.8409,54.1428,52.2873,84.3462,81.9658,80.1627,77.5043,75.6194,116.293,113.55,111.296,164.57,160.162,243.387,63.9447,65.6106,66.8689,68.1214,69.1258,55.6397,88.064,85.8727,83.9088,82.149,79.494,121.993,119.192,116.611,172.56,168.95,257.838,92.1022,94.6001,96.5876,98.6701,127.662,124.76,121.964,181.503,178.053,275.948,133.39,132.239,128.193,191.256,187.899,294.148,201.826,198.01,313.645,334.29)
borne<-(max(MoyenneTaille)-min(MoyenneTaille))*10
iterVal<-NULL
for (i in 0:borne) {
  iterVal<-c(iterVal,(13+i)/10)
}
ValueMin<-NULL;ValueMax<-NULL;ValueMean<-NULL;
for (i in iterVal) {
  print(i)
  print(which(MoyenneTaille==i))
  ValueMin<-c(ValueMin,min(LorchvsMDP[which(MoyenneTaille==i)]));
  ValueMax<-c(ValueMax,max(LorchvsMDP[which(MoyenneTaille==i)]));
  ValueMean<-c(ValueMean,mean(LorchvsMDP[which(MoyenneTaille==i)]));
}

borne<-(max(MoyenneTaille)-min(MoyenneTaille))*10
iterVal<-NULL
for (i in 0:borne) {
  iterVal<-c(iterVal,(13+i)/10)
}
ValueMinOA<-NULL;ValueMaxOA<-NULL;ValueMeanOA<-NULL;
for (i in iterVal) {
  print(i)
  print(which(MoyenneTaille==i))
  ValueMinOA<-c(ValueMinOA,min(OAvsMDP[which(MoyenneTaille==i)]));
  ValueMaxOA<-c(ValueMaxOA,max(OAvsMDP[which(MoyenneTaille==i)]));
  ValueMeanOA<-c(ValueMeanOA,mean(OAvsMDP[which(MoyenneTaille==i)]));
}

tailleLegend<-1.3;
plot(OAvsMDP~MoyenneTaille,ylim=c(0,350),pch=".",main="Case OA vs MDP",cex.main=tailleLegend+0.5,cex.lab =tailleLegend, col="black", cex.axis=1.5, cex =2.5,lwd = 1, ylab="Relative Gain (%)", xlab="Size mean depending on their probabilities")
#cols<-c("black");
#legend("topright", c("OA vs MDP"),pch=c(4,4),col=cols[1:6],bty="o",cex=tailleLegend,x.intersp = 1.5, y.intersp = 1.5,text.width=0.8,inset=c(0.02,0.02*0.70), pt.lwd=4)
lines(iterVal,ValueMaxOA,col='green')
lines(iterVal,ValueMinOA,col='red')
lines(iterVal,ValueMeanOA,col='blue')

plot(LorchvsMDP~MoyenneTaille, ylim=c(0,120),col="black",main="Case Lorch vs MDP",cex.main=tailleLegend+0.5,pch=".", cex.lab =tailleLegend, cex.axis=1.5, cex =2.5,lwd = 1, ylab="Relative Gain (%)", xlab="Size mean depending on their probabilities")
#cols<-c("black");
#legend("topright", c("Lorch vs MDP"),pch=c(4,4),col=cols[1:6],bty="o",cex=tailleLegend,x.intersp = 1.5, y.intersp = 1.5,text.width=1,inset=c(0.02,0.02*0.70), pt.lwd=4)
lines(iterVal,ValueMax,col='green')
lines(iterVal,ValueMin,col='red')
lines(iterVal,ValueMean,col='blue')
##############



####################  CAS Analyse de la distribution 
par(mfrow=c(2,1))
par(mar=c(2,4,4,2)+0.8,oma=rep(0.7,4))

valeur_taille<-c(44,29,26,27,27,28,26,26,28,27,27,27,26,27,26,26,27,27,26,27,26,27,27,26,27,28,27,26,26,27,27,27,27,27,28,28,28,27,28,28,29,27,36,42,53,47,52,49,45,43,45,35,38,36,37,27,26,26,27,27,26,26,33,26,27,27,27,27,26,28,27,26,27,27,26,28,26,26,26,26,26,27,26,29,26,27,28,26,27,26,27,28,36,43,53,40,48,44,47,44,52,42,56,48,56,62,64,68,58,66,55,66,83,85,34,32,29,28,37,61,67,62,114,47,58,54,50,58,45,40,42,49,58,38,44,43,50,45,41,41,44,56,58,36,28,33,26,30,36,28,30,31,28,29,30,32,40,52,28,30,29,27,28,28,26,29,35,28,28,29,26,26,26,36,44,33,26,28,28,27,27,30,29,28,28,28,30,29,28,28,33,26,34,29,27,27,29,28,27,27,28,26,27,33,33,27,27,26,28,27,27,27,26,27,28,27,31,28,27,26,27,26,26,34,27,27,25,29,27,26,26,28,27,29,29,28,30,31,37,50,40,33,44,33,37,35,34,31,31,30,33,38,32,32,30,29,29,27,28,35,34,37,34,39,29,29,27,27,28,27,28,28,38,35,28,27,26,27,29,26,27,28,26,27,26,29,31,33,35,33,39,27,27,26,26,27,27,27,28,33,29,28,29,30,29,33,33,30,49,28,28,26,27,27,27,28,30,30,28,36,36,28,28,26,27,27,28,26,27,26,26,27,26,27,27,27,28,27,33,27,26,26,28,27,27,29,27,26,28,26,26,29,27,29,28,28,28,27,30,28,28,29,28,28,25,29,26,28,28,26,27,27,29,26,28,26,29,27,27,35,29,31,27,26,28,26,30,26,27,26,27,27,26,28,27,27,27,27,26,31,29,27,27,27,26,27,28,27,27,27,31,27,27,27,26,27,27,28,27,31,29,26,29,27,31,33,38,28,28,30,29,37,32,27,26,27,29,33,27,32,26,26,26,27,26,28,29,29,26,27,29,27,26,31,27,26,32,26,26,30,29,26,26,26,31,30,31,27,28,33,27,27,27,29,27,28,26,29,32,26,27,31,27,30,26,27,27,28,29,28,27,29,27,26,30,28,28,30,28,29,29,28,28,28,30,28,29,26,30,29,27,28,29,31,35,31,29,30,35,36,37,32,37,33,31,26,28,30,26,26,26,27,27,28,28,27,30,35,40,40,42,40,46,39,49,43,48,33,35,34,35,38,50,102,49,32,30,29,32,50,37,35,30,34,35,35,38,51,36,36,32,38,43,31,29,30,33,31,29,39,31,42,27,29,35,30,28,29,30,27,27,33,27,46,28,33,36,33,33,31,30,27,27,30,27,28,28,29,29,27,28,29,30,29,28,84,29,34,59,29,29,35,29,29,30,29,30,29,28,29,31,29,28,29,27,28,27,29,29,27,40,34,40,58,47,45,47,43,38,38,41,42,38,41,45,45,44,43,42,50,29,28,29,27,28,28,28,29,58,33,37,41,42,39,38,39,41,36,42,46,42,42,43,38,37,40,43,37,59,47,43,43,41,45,45,45,53,39,40,37,39,36,37,38,39,42,42,42,41,38,46,41,49,27,28,31,30,42,48,45,49,44,42,48,46,43,48,48,38,36,37,35,39,38,32,47,86,55,54,59,49,46,44,39,35,39,38,28,28,28,29,27,27,27,27,27,29,29,28,27,30,28,27,29,28,28,27,29,28,26,29,30,28,28,27,29,28,28,27,29,28,27,28,29,28,27,30,27,27,27,28,27,28,27,27,28,28,36,43,57,46,53,49,57,52,55,69,62,47,48,43,37,38,42,58,38,28,30,28,28,28,40,33,29,28,28,27,31,28,27,29,28,32,28,27,28,26,27,28,28,28,28,27,29,27,27,28,28,28,28,28,27,27,28,28,27,33,27,28,28,29,27,27,27,27,29,27,28,28,28,27,27,28,27,27,27,30,28,27,29,28,28,28,46,29,28,28,28,27,29,28,28,27,28,29,28,29,27,27,27,28,30,28,28,28,28,28,27,28,28,28,28,27,28,28,27,30,28,27,28,27,27,27,27,28,27,28,29,27,27,27,28,28,28,28,28,28,27,27,27,27,27,28,27,28,27,29,27,29,27,28,27,27,27,27,29,29,29,32,29,29,28,32,29,29,29,27,28,38,27,27,28,27,27,28,30,28,29,29,28,29,29,28,28,28,29,27,35,27,28,30,26,27,28,29,27,29,29,28,27,28)
Min_taille= min(valeur_taille)
Max_taille= max(valeur_taille)
distribution_taille<-0;
fin= Max_taille-Min_taille;
for (i in 0:fin) {
  distribution_taille<-c(distribution_taille,0);
}
for (i in 1:length(valeur_taille)) {
  distribution_taille[valeur_taille[i]-Min_taille+1]=distribution_taille[valeur_taille[i]-Min_taille+1]+1
}
distribution_taille=distribution_taille/length(valeur_taille)
# Rjout du debut de la distribution
for (i in 0:Min_taille) {
  distribution_taille<-c(0,distribution_taille)
}
barplot(distribution_taille,main= "Size Distribution",cex.main=1.8,xlab = "Execution Time (ms)",ylab = "% of presence",cex.lab=1.5,ylim=c(0,0.2))

#axis (2, label = c(Min_taille,Max_taille), at = c(0,  0.7+1.2*(Max_taille-Min_taille)))

i=1
#affichage<-c("BCET");
affichage<-c("0");
while (3*i<=Max_taille) {
  affichage<-c(affichage,3*i)
  i<-i+1
}
if (Min_taille+3*i>Max_taille) {
  affichage<-c(affichage)
  fin=length(affichage)-2
  axis (1, label = affichage, las = 3, at = c(1.9+3*1.2*(0:fin),1.9+3*1.2*fin +2*1.2), pos = 0)
  #axis (1, label = c("BCET","WCET"),las = 1, at = c(0.7+3*1.2*0,0.7+3*1.2*fin +2*1.2),col.axis="red",cex.axis=1.5,pos = 0)
} else {
  fin=length(affichage)-1
  axis (1, label = affichage, las = 3, at = 1.9+3*1.2*(0:fin), pos = 0)
}

axis (1, label = "BCET      ",tck=-0.20,col='red', col.axis='red', las = 3, at = 1.9+1.2*min(valeur_taille), pos = 0)
axis (1, label = "WCET      ",tck=-0.20,col='red', col.axis='red', las = 3, at = 1.9+1.2*max(valeur_taille), pos = 0)

Max_size=10;

#borne=(Max_taille-Min_taille+1)/Max_size;
borne=(Max_taille+1)/Max_size;
l=1; 
distribution_taille_scaler<-NULL
while(l<=Max_taille) {
  print(l)
  print ("=========")
  l_tmp=l;tmp=0;
  while (l_tmp<l+borne) {
    if (is.na(distribution_taille[l_tmp])) {
      
    } else {
    tmp=tmp+distribution_taille[l_tmp]
    print(distribution_taille[l_tmp])
    }
    l_tmp=l_tmp+1;
  }
  distribution_taille_scaler<-c(distribution_taille_scaler,tmp)
  print(distribution_taille_scaler)
  l=l_tmp
}

ordonnee<-NULL;
for (i in 0:Max_size) {
ordonnee<-c(ordonnee,ceiling(borne*i))
}
ordonneeLegend<-NULL;
for (i in 2:length(ordonnee)-1) {
  ordonneeLegend<-c(ordonneeLegend,paste((ordonnee[i]),'-',(ordonnee[i+1])))
}

# distribution taille scalé
barplot(distribution_taille_scaler,main= "Size Distribution used in our Simulation",cex.main=1.8,xlab = "Execution Time (ms)", ylab = "% of presence",cex.lab=1.5, ylim=c(0,0.8))
axis (1, label = ordonneeLegend, las = 1, at = 0.7+(0:(length(ordonneeLegend)-1))*1.2, pos = 0)

#Multi-Image du film (870 images), chaque image est transformé en un film de 10s d'image fixe, temps de réponse de ce film 
valeur_taille<-c(31,13,14,15,14,14,17,13,19,14,14,14,14,13,14,16,14,15,16,14,14,14,20,15,13,13,13,13,14,14,20,13,16,17,13,13,13,14,13,13,14,13,13,14,19,13,15,13,13,15,14,13,15,13,14,21,13,13,16,13,15,16,17,13,13,14,16,15,13,14,14,14,19,14,13,19,15,19,13,14,14,18,14,14,16,14,14,14,15,13,16,14,14,14,19,13,17,14,14,20,13,15,16,14,15,20,16,13,14,20,14,14,13,14,14,14,20,17,13,13,14,14,14,18,15,14,14,13,13,14,18,13,14,19,16,14,20,14,13,15,14,15,14,16,16,21,24,23,21,17,26,17,17,17,16,13,14,18,16,14,15,13,15,15,13,13,15,14,13,16,13,14,15,14,19,16,13,18,21,17,13,16,14,14,21,14,13,17,19,14,17,19,13,13,14,14,14,14,13,13,14,14,14,18,19,19,17,14,16,13,19,18,14,18,15,14,25,20,18,17,35,23,18,14,19,19,14,21,19,15,16,15,14,14,19,17,15,19,14,14,16,14,16,14,13,14,19,24,21,20,21,26,14,17,21,15,14,22,18,23,16,19,22,13,13,14,14,14,14,22,21,14,21,14,14,19,14,14,18,20,15,18,35,19,14,14,14,17,20,14,14,16,22,13,14,20,14,14,19,19,14,20,19,13,65,19,15,21,17,16,15,14,14,14,14,13,14,16,17,20,19,13,19,13,13,14,14,20,17,18,17,20,22,24,20,23,19,14,19,15,14,16,13,13,13,14,13,15,14,13,14,13,14,14,14,14,14,14,17,14,13,18,14,18,19,21,19,18,14,14,16,23,44,15,25,14,15,15,61,15,39,14,13,14,26,14,14,14,14,19,14,15,15,15,14,13,14,15,16,16,26,17,15,19,22,15,18,16,14,13,16,15,14,20,15,15,14,14,14,17,14,16,19,19,14,14,15,15,18,72,17,14,16,16,54,14,14,16,17,23,19,23,21,17,16,111,42,17,26,14,14,17,15,13,18,14,14,16,14,20,18,16,15,14,14,19,16,14,20,14,14,14,39,14,14,18,14,18,17,19,14,14,14,15,13,14,14,22,14,29,20,20,15,21,18,16,14,21,15,13,20,15,14,19,15,13,14,14,15,15,15,16,14,15,20,21,18,14,16,15,14,14,13,19,13,13,16,14,13,14,13,14,16,15,14,15,13,13,14,13,19,13,18,15,14,19,14,19,18,14,19,18,13,13,13,13,14,15,14,13,13,13,14,13,16,13,14,13,14,14,14,19,16,14,23,15,14,15,20,13,14,13,18,14,13,13,22,14,15,16,13,16,14,20,15,13,20,15,13,15,15,15,15,18,13,15,18,13,14,14,14,14,13,14,14,13,14,14,21,13,17,13,19,15,14,18,14,13,13,13,16,19,14,14,17,14,20,14,14,19,14,16,16,14,13,16,13,14,22,13,14,19,19,13,19,20,14,16,14,14,20,19,14,14,14,15,14,16,14,20,14,15,19,14,14,14,14,14,14,14,19,14,14,13,20,17,14,14,15,13,14,21,13,15,19,14,13,14,14,14,14,14,14,14,14,14,14,13,13,21,15,14,14,13,14,13,14,17,13,17,18,15,18,18,14,17,15,13,16,15,14,15,14,14,14,13,13,13,15,14,13,15,13,13,14,17,14,13,13,13,18,14,14,19,14,13,15,13,13,15,17,14,14,18,14,13,14,15,14,13,16,14,15,14,14,13,14,18,13,19,14,14,14,13,13,14,15,13,13,15,13,13,17,14,16,15,16,17,14,14,19,15,13,14,14,15,15,20,14,13,14,14,16,16,14,16,20,14,18,14,16,19,14,14,14,14,14,21,15,14,16,14,20,14,15,16,14,15,13,15,15,14,15,15,15,14,17,14,14,14,16,19,15,18,15,16,20,14,17,19,14,20,15,14,13,18,13,16,13,20,21,14,14,22,14,13,15,13,13,18,13,14,18,13,15,18,14,15,16,14,14,14,13,14,13,15,19,13,13,18,13,16,14,13,14,14,13,13,14,18,14,14,14,15,13,19,14,19,13,13,19,13,13,20,13,14,13,14,14,14,14,14,13,14,16,15,15,19,14,13,14,13,14,13,15,14,14,14,18,14,17,15,15,16,14,17,13,14,19,15,17,13,13,13,15,15,14,13,20,15,14,17,14,14,16,14,14,19,13,13,17,14,14,13,15,14,15,14,14,14,19,14,15,15,14,14,20,13,19,15,14,20,15,18,18,15,14,14,14,14,14,14,14,16,13,18,14,15,18,14,15,16,16,15,14,13,14,15,14,13,14,14)
